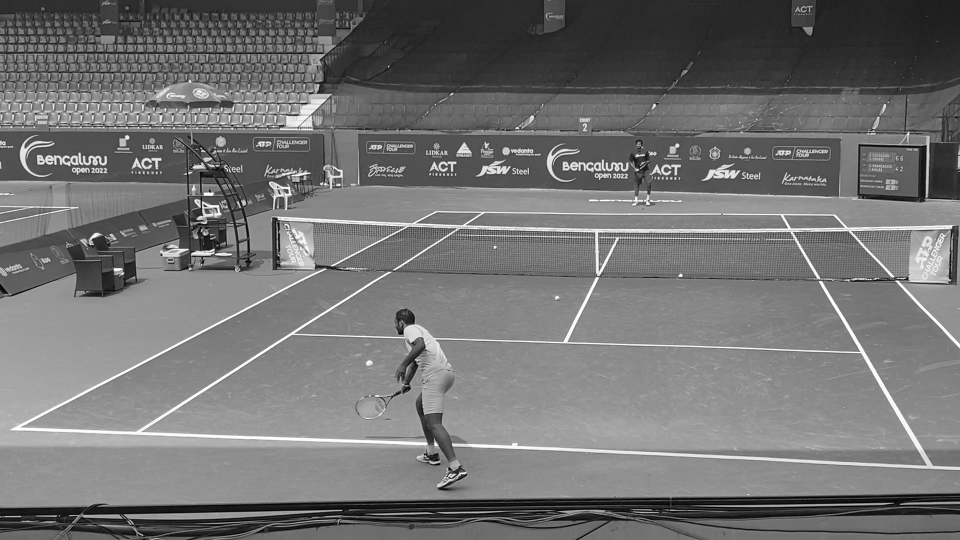
#> input picture TobePrompted/tennis/backhand/12.png, 1920 x 1080 px (shown at 1/2 size); its folder holds only this picture in this run
$ python population.py
#> lines starting #> are read from the running program, lines starting #| are printed output that depends on the picture
### yaml_parser/parser.py
import yaml
import sys

sys.path.append('D:/image_labelling')


class Parser:
    def __init__(self):
        self.file_name='config.yaml'
        with open('config.yaml') as f:
            self.configuration = yaml.full_load(f)
        self.__initiate()

    def __initiate(self):
        self.plugins = self.configuration['plugin']
        self.selection_algorithms = self.configuration['selection_algorithm']
        self.src_data_mode = self.configuration['src_data_mode']
        self.src_data_path = self.configuration['src_data_path']
        self.ref_data_path = self.configuration['ref_data_path']
        self.save_data_path = self.configuration['save_data_path']
        self.src_data_url = self.configuration['src_data_url']
        self.confidence_level = self.configuration['confidence_level']
        self.margin_of_error = self.configuration['margin_of_error']

    # [4 lines left out: function get_config, not called in this run]

class compute(Parser):
    def __init__(self):
        super().__init__()
        # self.configuration =
    def print(self):
        print(self.selection_algorithms)


### population _selection/population.py
from pickle import TRUE
import sys
sys.path.append("D:/image_labelling")
from yaml_parser.parser import Parser
import matplotlib.pyplot as plt
import cv2
import glob
import shutil
import os
class PopulationSelection(Parser):
    def __init__(self):
        super().__init__()
        self.z_score={80:1.28, 85:1.44, 90:1.65, 95:1.96, 99:2.58}                        # confidence : z score

    def __calculatesample_size(self,population_size):
        z = self.z_score[self.confidence_level]
        p = 0.50
        e = self.margin_of_error
        print(p)
        print(z)
        numerator = (z**2)*p*(1-p)/(e**2)
        print(numerator)
        sample_size = numerator//(1+(numerator/population_size))

        return sample_size+1

    def takeinput(self,image):
#> called with image = 'TobePrompted/tennis/backhand/12.png'
        path = image
        image=cv2.imread(image)
#> image is the input picture: shape (1080, 1920, 3); min 0, max 255, mean 114.9
        image=cv2.resize(image,(512,512))
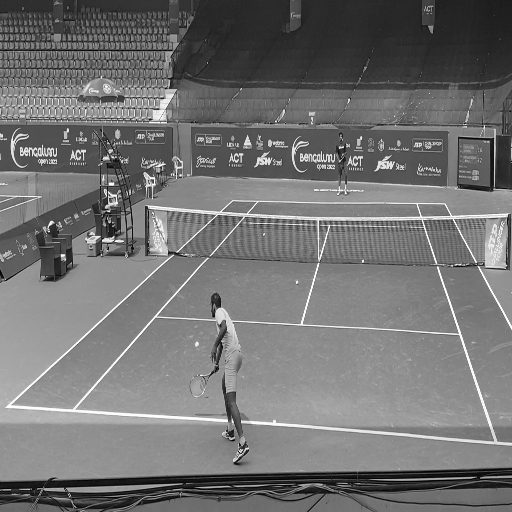
#> image: shape (512, 512, 3); min 0, max 255, mean 114.8
        # cv2.imshow("input the correct label for the image curent label is",image)
        plt.imshow(image)
        plt.show()
        input_class = input().lower()
#> (the run stopped early here; a loop or call above may not have finished)
